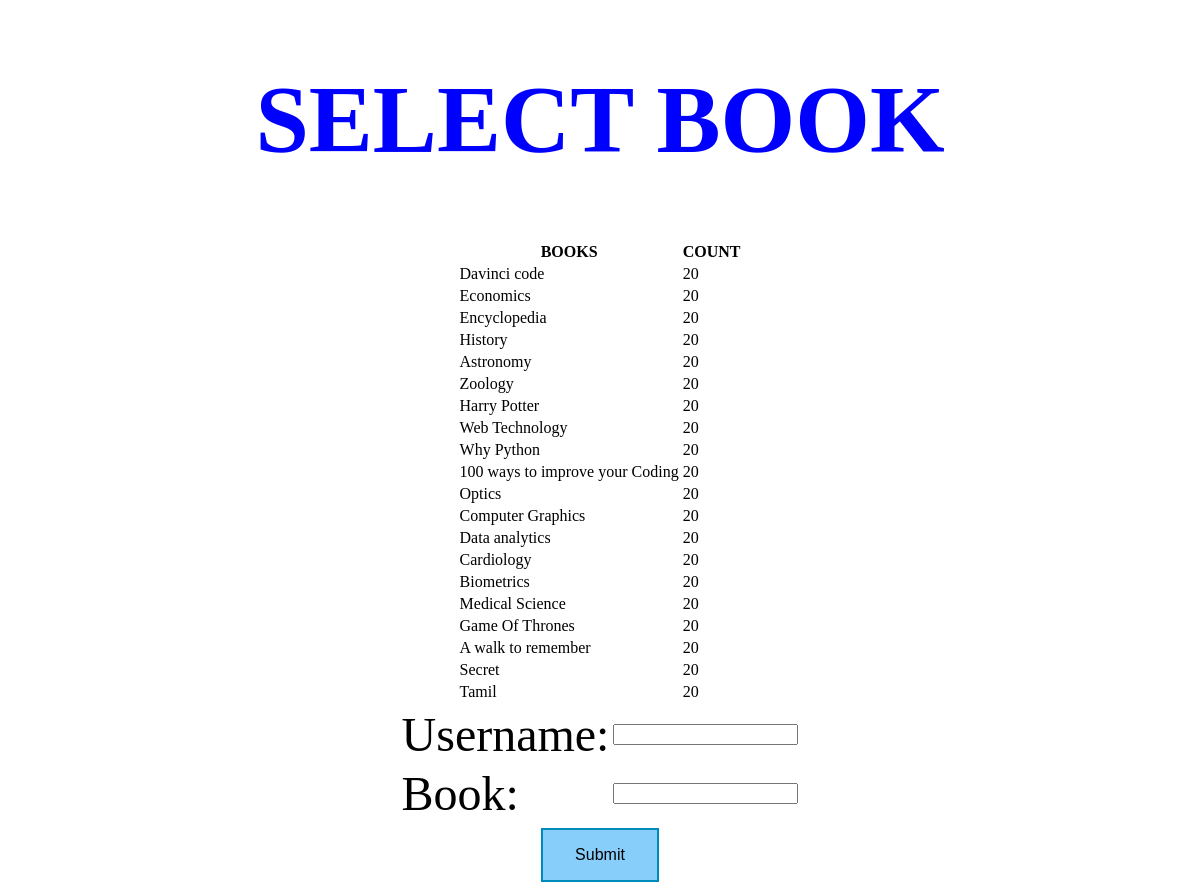
Screenshot of /selectbook1.php with the database file from the repository.
### tables this page shows
CREATE TABLE `11cse` (
  `sub` varchar(150) NOT NULL,
  `cn` int(150) NOT NULL
);

### selectbook1.php (the view, shortened to what this page needs)
<!DOCTYPE html>
<html>
<head>
    <link rel="stylesheet" href="style.css">
</head>
<body background=bookbank1.jpg>
<center><font face="Tempus Sans ITC" size=12 color="blue"><h1 color="#000fff">SELECT BOOK</h1></font></center>
    <center>
<?php
$servername = "localhost";
$username = "root";
$password = "";
$dbname = "data";
$conn = new mysqli($servername, $username, $password, $dbname);
$sql = "SELECT * FROM 11cse";
$result = $conn->query($sql);
if ($result->num_rows > 0) {
    echo "<table><tr><th>BOOKS</th><th>COUNT</th></tr>";
    while($row = $result->fetch_assoc()) {
        echo "<tr><td>" . $row["sub"]. "</td><td>" . $row["cn"]. " </td></tr>";
    }
    echo "</table>";
} else {
    echo "0 results";
}
?>
<form method="POST" action="insert11cse1.php">
    <center><table style="width: 400px;">
        <tr>
            <td style="width: 35%;">
                <font size="15"> Username:</font>
            </td>
            <td style="width: 65%;">
                <input id="username" type="text" name="username" maxlength="20" />
            </td>
        </tr>
        <tr>
            <td style="width: 35%;">
                <font size="15"> Book:</font>
            </td>
            <td style="width: 65%;">
                <input id="book1" type="text" name="book1" maxlength="20" />
            </td>
        </tr></table>
                <input  class="button button2" type="submit" value="Submit"/>
</center>
</body>
</html>

### style.css (style rules this page uses)
.button { background-color: deepskyblue; border: none; color: white; padding: 16px 32px; text-align: center; text-decoration: none; display: inline-block; font-size: 16px; margin: 4px 2px; -webkit-transition-duration: 0.4s; transition-duration: 0.4s; cursor: pointer; }
.button2 { background-color: lightskyblue; color: black; border: 2px solid #008CBA; }

### rows the page displays
11cse: sub "Davinci code", cn "20"
11cse: sub "Economics", cn "20"
11cse: sub "Encyclopedia", cn "20"
11cse: sub "History", cn "20"
11cse: sub "Astronomy", cn "20"
11cse: sub "Zoology", cn "20"
11cse: sub "Harry Potter", cn "20"
11cse: sub "Web Technology", cn "20"
11cse: sub "Why Python", cn "20"
11cse: sub "100 ways to improve your Coding", cn "20"
11cse: sub "Optics", cn "20"
11cse: sub "Computer Graphics", cn "20"
11cse: sub "Data analytics", cn "20"
11cse: sub "Cardiology", cn "20"
11cse: sub "Biometrics", cn "20"
11cse: sub "Medical Science", cn "20"
11cse: sub "Game Of Thrones", cn "20"
11cse: sub "A walk to remember", cn "20"
11cse: sub "Secret", cn "20"
11cse: sub "Tamil", cn "20"
